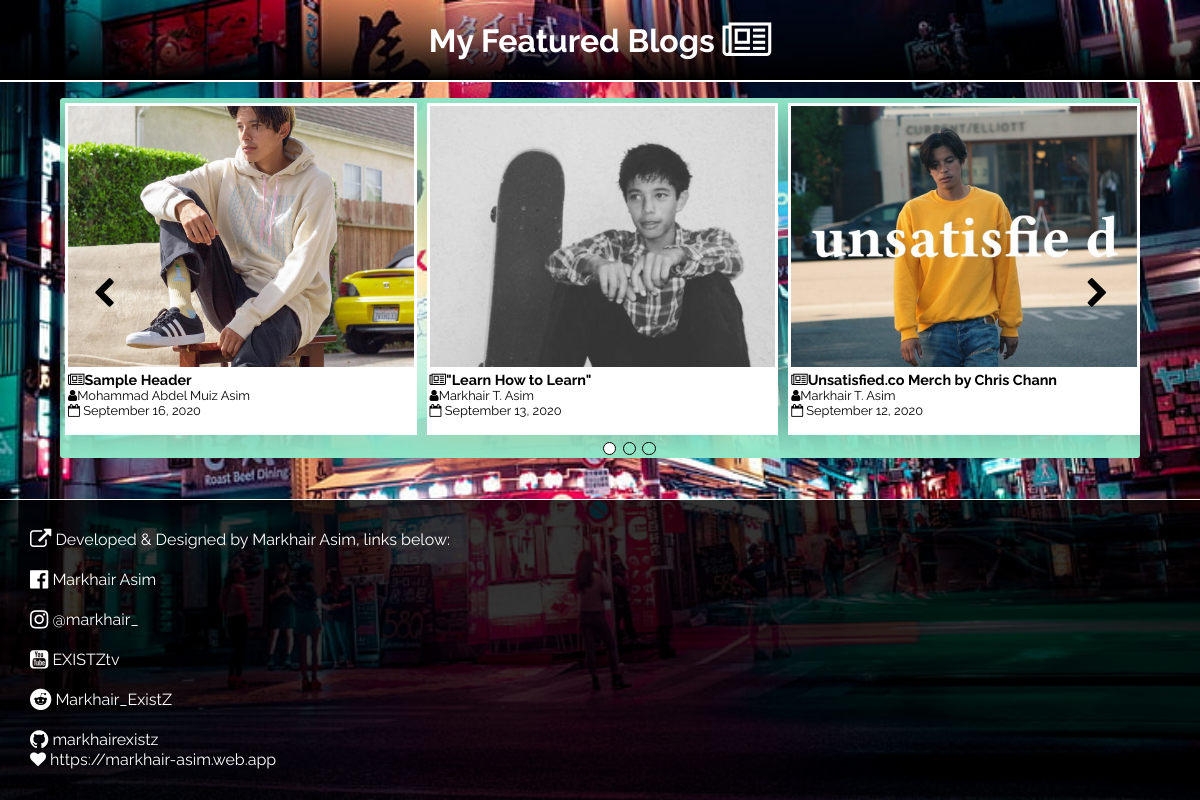
The page / on the database its author committed.
### tables this page shows
CREATE TABLE IF NOT EXISTS `post` (
  `id` int(11) NOT NULL AUTO_INCREMENT,
  `author` varchar(50) NOT NULL,
  `img` varchar(250) NOT NULL,
  `header` varchar(50) NOT NULL,
  `content` text NOT NULL,
  `date_publish` varchar(50) NOT NULL,
  PRIMARY KEY (`id`)
);

### functions/viewFeatured.php (the view)
<?php
require_once('connect.php');
$selectFeaturedQuery = "SELECT * FROM post ORDER BY date_publish DESC LIMIT 9 ";
$selectFeatured = mysqli_query($con,$selectFeaturedQuery);
if($selectFeatured){
while($show = mysqli_fetch_row($selectFeatured)){
echo "
<div class='featured-blog' data-id =".$show[0].">
				<img src=".$show[2].">
				<p class='header'><i class='fa fa-newspaper-o' aria-hidden='true'></i>".$show[3]."</p>
				<p><i class='fa fa-user' aria-hidden='true'></i>".$show[1]."</p>
				<p><i class='fa fa-calendar-o' aria-hidden='true'></i> ".$show[5]."</p>
</div>
";
}
}else{
	echo 'went wrong';
}
?>

### index.php (shortened to what this page needs)
<!DOCTYPE html>
<html>
<head>
</head>
<link rel="stylesheet" type="text/css" href="./css/custom.css">
<link rel="stylesheet" href="https://stackpath.bootstrapcdn.com/font-awesome/4.7.0/css/font-awesome.min.css">
<body style="background-image:url(img/bg.jpg);
	background-attachment:fixed;
	background-size:cover;
	">
<div class="title-container">
	<h3 class="title">My Featured Blogs <i class="fa fa-lg fa-newspaper-o" aria-hidden="true"></i>
</h3>
</div>
<div class="container">
	<div class="slider" id="slider">
		<?php
		include ('functions/viewFeatured.php');
		?>
</div>
<div class="control">
		<span class="arrow left" id="left"><i class="fa fa-chevron-left fa-2x left-icon" aria-hidden="true"></i></span>
		<span class="arrow right" id="right"><i class="fa fa-chevron-right fa-2x right-icon" aria-hidden="true"></i></span>
		<ul>
			<li id="slide1" class="selected"></li>
			<li id="slide2" class=""></li>
			<li id="slide3" class=""></li>
		</ul>
	</div>
</div>
<div class="footer">
				<p class="about-description"><i class="fa fa-lg fa-external-link" aria-hidden="true"></i>
				Developed & Designed by Markhair Asim, links below:
				</p><br>
				<p class="about-description">
				<i class="fa fa-lg fa-facebook-official" aria-hidden="true"></i>
				<a href="https://www.facebook.com/Markhairunderscore17" target="_blank"> Markhair Asim</a>
				</p><br>
				<p class="about-description">
				<i class="fa fa-lg fa-instagram" aria-hidden="true"></i>
				<a href="https://www.instagram.com/markhair_/" target="_blank"> @markhair_</a>
				</p><br>
				<p class="about-description">
				<i class="fa fa-lg fa-youtube-square" aria-hidden="true"></i>
				<a href="https://www.youtube.com/channel/UCqJxW6fKqX4pIZSgFxckJbA" target="_blank"> EXISTZtv</a>
				</p><br>
				<p class="about-description">
				<i class="fa fa-lg fa-reddit" aria-hidden="true"></i>
				<a href="https://www.reddit.com/user/Markhair_ExistZ" target="_blank"> Markhair_ExistZ</a>
				</p><br>
				<p class="about-description">
				<i class="fa fa-lg fa-github" aria-hidden="true"></i>
				<a href="https://github.com/markhairexistz" target="_blank"> markhairexistz</a>
				</p>
				<p class="about-description">
				<i class="fa fa-sm fa-heart" aria-hidden="true"></i>
				<a href="https://markhair-asim.web.app" target="_blank">https://markhair-asim.web.app</a>
				</p>
</div>
</body>
</html>

### css/custom.css (style rules this page uses)
* { margin:0; padding: 0; box-sizing: 0; }
.title-container { background:linear-gradient(to top,black,transparent); border-bottom: 2px solid white; width: 100vw; height: 10vh; display: flex; justify-content: center; align-items: center; }
.title { font-family: Raleway; font-size: 2rem; color:white; }
.container { width: 90vw; height:45vh; margin:2vh auto; border-radius: 3px; background:linear-gradient(to bottom,#90e5c6,transparent,#90e5c6); position: relative; overflow:hidden; }
.slider { width:360vw; height:95%; display: flex; transition:all 1s ease; position: relative; }
.slider div { background-color: white; width:8%; margin:5px; padding: 3px; transition:all 1s ease; }
.slider div img { height: 80%; width: 100%; object-fit: cover; object-position: middle; }
.slider div .header { font-family: Raleway; font-size: 0.9rem; font-weight: bold; }
.slider div p { font-family: Raleway; font-size: 0.8rem; }
.control .arrow { position: absolute; top:50%; cursor:pointer; }
.control .arrow.left { left:3%; }
.control .arrow.right { left:95%; }
.control ul { position: absolute; left:50%; bottom: 0; list-style: none; display: flex; }
.control ul li { border:1px solid black; border-radius: 50px; width:0.7rem; height:0.7rem; background-color: #90e5c6; margin:0.2em; transition:all 0.5s ease; }
.control ul .selected { background-color: white; }
.footer { display: grid; background-color:rgba(0, 0, 0, 0.8); border-top:1px solid white; font-family: Raleway; font-size: 1rem; height:30vh; width: 100vw; color:white; position: fixed; left: 0; bottom: 0; padding:30px; }
.footer p a { list-style: none; text-decoration: none; color:white; }

### rows shown on the page
post: img (picture), header "Sample Header", author "Mohammad Abdel Muiz Asim", date_publish "September 16, 2020"
post: img (picture), header "\"Learn How to Learn\"", author "Markhair T. Asim", date_publish "September 13, 2020"
post: img (picture), header "Unsatisfied.co Merch by Chris Chann", author "Markhair T. Asim", date_publish "September 12, 2020"
